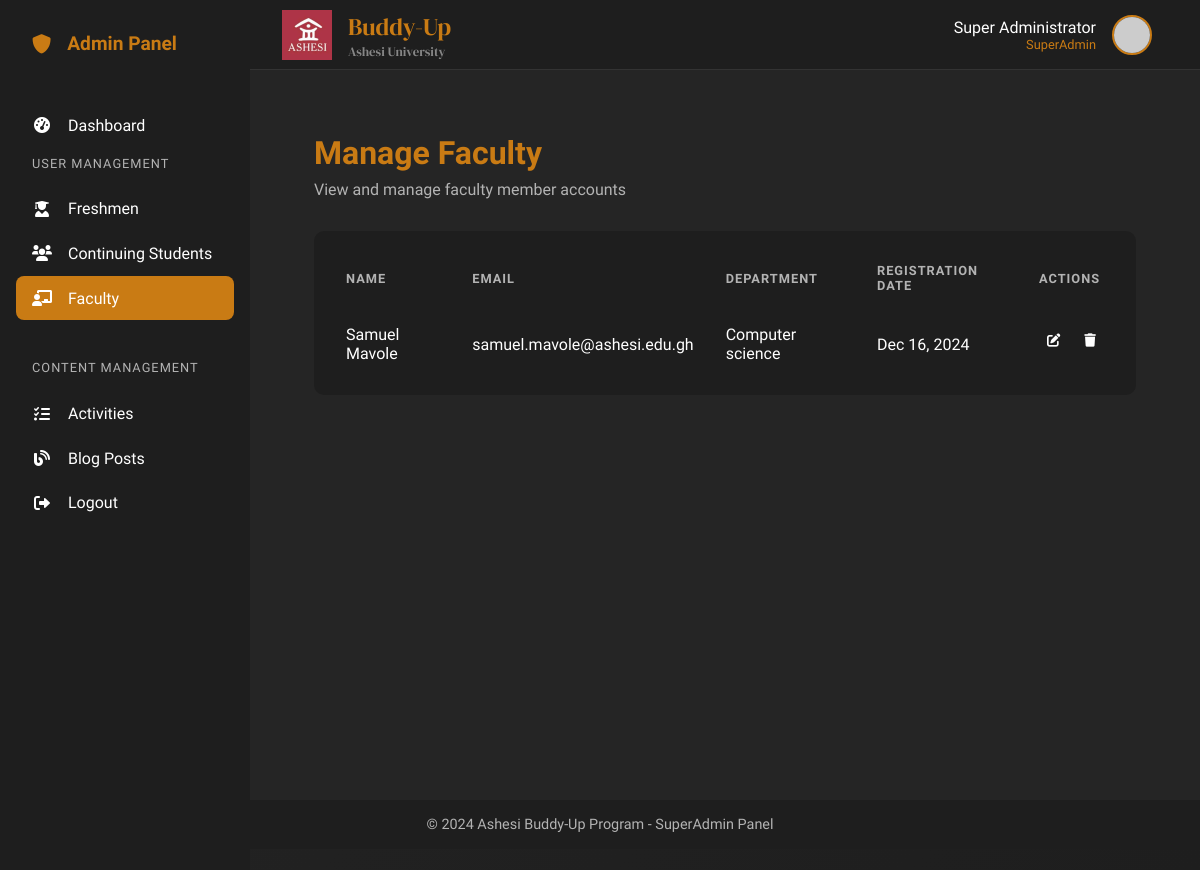
Screenshot of /dashboard/superadmin/users/faculty.php (signed in) with the database file from the repository.
### tables this page shows
CREATE TABLE `faculty_details` (
  `faculty_id` int(11) NOT NULL,
  `user_id` int(11) DEFAULT NULL,
  `avatar_url` varchar(255) DEFAULT NULL,
  `full_name` varchar(255) NOT NULL,
  `department` varchar(100) DEFAULT NULL,
  `research_area` varchar(255) DEFAULT NULL,
  `max_mentees` int(11) DEFAULT 8
);

CREATE TABLE `users` (
  `user_id` int(11) NOT NULL,
  `email` varchar(255) NOT NULL,
  `password` varchar(255) NOT NULL,
  `role` enum('Freshman','Continuing','Faculty','SuperAdmin') NOT NULL,
  `registration_date` timestamp NOT NULL DEFAULT current_timestamp(),
  `last_login` timestamp NULL DEFAULT NULL
);

### dashboard/superadmin/users/faculty.php (the view, shortened to what this page needs)
<?php
require_once '../../../db/database.php';
try {
    $stmt = $pdo->prepare("
        SELECT u.user_id, u.email, u.registration_date,
               f.full_name, f.department
        FROM users u
        JOIN faculty_details f ON u.user_id = f.user_id
        WHERE u.role = 'Faculty'
        ORDER BY f.full_name ASC
    ");
    $stmt->execute();
    $faculty = $stmt->fetchAll(PDO::FETCH_ASSOC);
} catch (PDOException $e) {
    error_log("Error: " . $e->getMessage());
    $_SESSION['error'] = "Failed to load faculty data: " . $e->getMessage();
    $faculty = [];
}
include '../../includes/header.php';
include '../../includes/superadmin_sidebar.php';
?>
<div class="main-content">
    <div class="content-wrapper">
        <div class="page-header">
            <h1>Manage Faculty</h1>
            <p class="subtitle">View and manage faculty member accounts</p>
        </div>
        <div class="table-container">
            <table class="data-table">
                <thead>
                    <tr>
                        <th>Name</th>
                        <th>Email</th>
                        <th>Department</th>
                        <th>Registration Date</th>
                        <th>Actions</th>
                    </tr>
                </thead>
                <tbody>
                    <?php foreach ($faculty as $member): ?>
                        <tr>
                            <td><?php echo htmlspecialchars($member['full_name']); ?></td>
                            <td><?php echo htmlspecialchars($member['email']); ?></td>
                            <td><?php echo htmlspecialchars($member['department']); ?></td>
                            <td><?php echo date('M d, Y', strtotime($member['registration_date'])); ?></td>
                            <td class="actions">
                                <button onclick="openEditModal(<?php echo $member['user_id']; ?>)"
                                        class="btn-icon" title="Edit">
                                    <i class="fas fa-edit"></i>
                                </button>
                                <button onclick="confirmDelete(<?php echo $member['user_id']; ?>)"
                                        class="btn-icon delete" title="Delete">
                                    <i class="fas fa-trash"></i>
                                </button>
                            </td>
                        </tr>
                    <?php endforeach; ?>
                </tbody>
            </table>
        </div>
    </div>
</div>
<?php include '../../includes/superadmin_footer.php'; ?>

### dashboard/includes/header.php (style rules this page uses)
:root { --darker-bg: #121212; --dark-bg: #1E1E1E; --medium-bg: #252525; --light-bg: #2D2D2D; --lighter-bg: #333333; --text-primary: #FFFFFF; --text-secondary: #B3B3B3; --text-muted: #808080; --accent-orange: #C97B14; --accent-orange-light: #E69B3A; --accent-orange-dark: #A66610; --sidebar-width: 250px; --header-height: 70px; }
* { margin: 0; padding: 0; box-sizing: border-box; }
body { font-family: "Arimo", sans-serif; background-color: var(--medium-bg); color: var(--text-primary); min-height: 100vh; }
.main-content { margin-top: var(--header-height); margin-left: var(--sidebar-width); min-height: calc(100vh - var(--header-height)); padding: 2rem; background: var(--medium-bg); }
.main-content::before { content: ''; position: fixed; top: 0; left: 0; right: 0; bottom: 0; background: linear-gradient(135deg, var(--medium-bg), var(--dark-bg)); z-index: -1; }

### dashboard/superadmin/users/faculty.php (style rules this page uses)
.content-wrapper { padding: 2rem; }
.page-header { margin-bottom: 2rem; }
.page-header h1 { color: var(--accent-orange); font-size: 2rem; margin-bottom: 0.5rem; }
.subtitle { color: var(--text-secondary); }
.table-container { background: var(--dark-bg); border-radius: 10px; padding: 1rem; overflow-x: auto; }
.data-table { width: 100%; border-collapse: collapse; }
.data-table th, .data-table td { padding: 1rem; text-align: left; border-bottom: 1px solid var(--border-color); }
.data-table th { color: var(--text-secondary); font-weight: 600; text-transform: uppercase; font-size: 0.8rem; letter-spacing: 1px; }
.actions { display: flex; gap: 0.5rem; }
.btn-icon { background: none; border: none; color: var(--text-primary); cursor: pointer; padding: 0.5rem; border-radius: 4px; transition: all 0.3s ease; }

### rows the page displays
faculty_details: full_name "Samuel Mavole", user.email "samuel.mavole@ashesi.edu.gh", department "Computer science", user.registration_date "Dec 16, 2024"

### other values shown
$_SESSION['full_name'] "Super Administrator"
$_SESSION['role'] "SuperAdmin"
